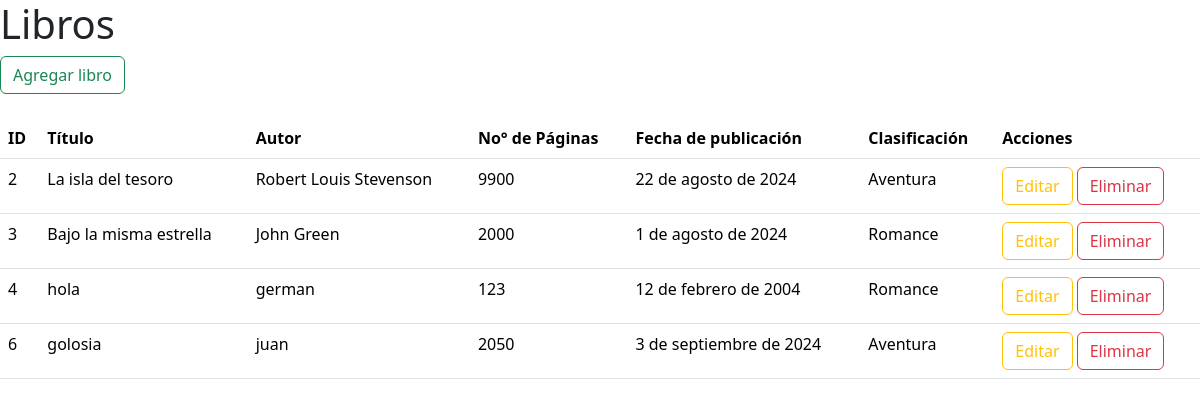
The page /ver_libros/ on the database its author committed.
### biblioteca/models.py (models this page shows, shortened)
class Libro(models.Model):
    titulo = models.CharField(max_length=254)
    autor = models.CharField(max_length=100)
    no_paginas = models.IntegerField()
    fecha_publicacion = models.DateField(help_text= "Fecha Publicacion")
    CLASIFICAC = (
        (0, ""),
        (1, "Romance"),
        (2, "Aventura"),
        (3, "Ficción"),
    )
    clasificacion = models.IntegerField(choices=CLASIFICAC, default=0 )

### biblioteca/views.py (the view)
# urls.py: path('ver_libros/', views.ver_libros, name='ver_libros'),  # ruta para ver todos los libros.
def ver_libros(request):
    query = Libro.objects.all() # filter   get
    contexto = {"libros": query}
    return render(request, "libros/ver_libros.html",  contexto)

### biblioteca/templates/libros/ver_libros.html (shortened to what this page needs)
<!DOCTYPE html>
<html lang="en">
<head>
    <link href="https://cdn.jsdelivr.net/npm/bootstrap@5.3.3/dist/css/bootstrap.min.css" rel="stylesheet">
</head>
<body>
    <h1> Libros </h1>
    <a href="{% url 'agregar_libro' %}">
        <button type="button" class="btn btn-outline-success">Agregar libro</button>
    </a>
    <br />
    <br />
    <table class="table">
        <thead>
            <tr>
                <th scope="col">ID</th>
                <th scope="col">Título</th>
                <th scope="col">Autor</th>
                <th scope="col"> No° de Páginas</th>
                <th scope="col">Fecha de publicación</th>
                <th scope="col">Clasificación</th>
                <th scope="col">Acciones</th>
            </tr>
        </thead>
        <tbody>
            {% for x in libros %}
            <tr>
                <td>{{x.id}}</td>
                <td>{{x.titulo}}</td>
                <td>{{x.autor }}</td>
                <td>{{x.no_paginas}}</td>
                <td>{{x.fecha_publicacion}}</td>
                <td>{{x.get_clasificacion_display}}</td>
                <td>
                    <a href="{% url 'editar_libros' x.id %}"><button type="button" class="btn btn-outline-warning" >Editar</button></a>
                    <a href="{% url 'eliminar_libro' x.id %}"><button class="btn btn-outline-danger" type="button">Eliminar</button></a>
                </td>
            </tr>
            {% endfor %}
        </tbody>
    </table>
</body>
</html>

### rows shown on the page
Libro: id "2", titulo "La isla del tesoro", autor "Robert Louis Stevenson", no_paginas "9900", fecha_publicacion "22 de agosto de 2024", clasificacion "Aventura"
Libro: id "3", titulo "Bajo la misma estrella", autor "John Green", no_paginas "2000", fecha_publicacion "1 de agosto de 2024", clasificacion "Romance"
Libro: id "4", titulo "hola", autor "german", no_paginas "123", fecha_publicacion "12 de febrero de 2004", clasificacion "Romance"
Libro: id "6", titulo "golosia", autor "juan", no_paginas "2050", fecha_publicacion "3 de septiembre de 2024", clasificacion "Aventura"
